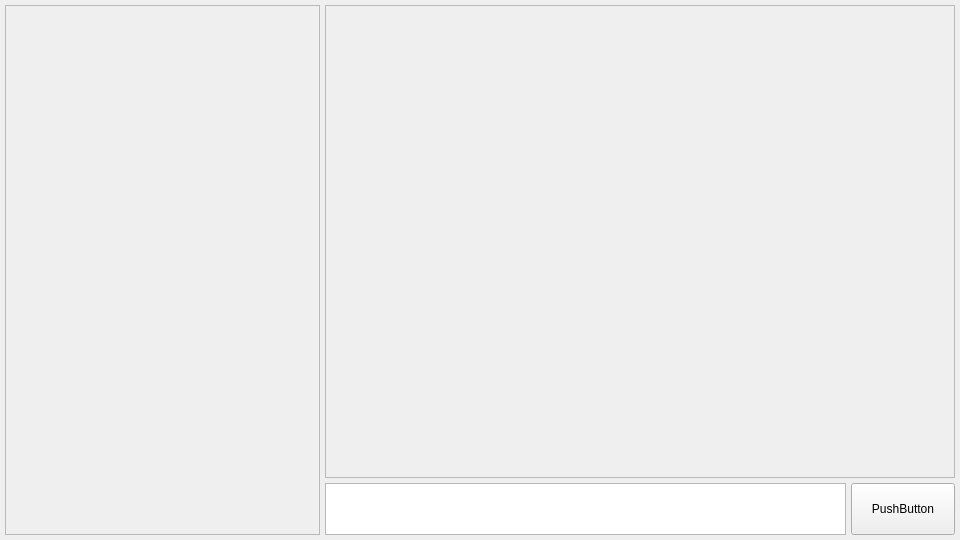
<?xml version="1.0" encoding="UTF-8"?>
<ui version="4.0">
 <class>MainWindow</class>
 <widget class="QMainWindow" name="MainWindow">
  <property name="geometry">
   <rect>
    <x>0</x>
    <y>0</y>
    <width>960</width>
    <height>540</height>
   </rect>
  </property>
  <property name="sizePolicy">
   <sizepolicy hsizetype="Minimum" vsizetype="Preferred">
    <horstretch>0</horstretch>
    <verstretch>0</verstretch>
   </sizepolicy>
  </property>
  <property name="windowTitle">
   <string>MainWindow</string>
  </property>
  <widget class="QWidget" name="centralwidget">
   <layout class="QGridLayout" name="gridLayout" rowstretch="9,1" columnstretch="1,2">
    <property name="leftMargin">
     <number>5</number>
    </property>
    <property name="topMargin">
     <number>5</number>
    </property>
    <property name="rightMargin">
     <number>5</number>
    </property>
    <property name="bottomMargin">
     <number>5</number>
    </property>
    <property name="spacing">
     <number>5</number>
    </property>
    <item row="1" column="1">
     <layout class="QHBoxLayout" name="InputArea" stretch="5,1">
      <property name="spacing">
       <number>5</number>
      </property>
      <property name="leftMargin">
       <number>0</number>
      </property>
      <property name="topMargin">
       <number>0</number>
      </property>
      <property name="rightMargin">
       <number>0</number>
      </property>
      <property name="bottomMargin">
       <number>0</number>
      </property>
      <item>
       <widget class="QTextEdit" name="InputText">
        <property name="sizePolicy">
         <sizepolicy hsizetype="MinimumExpanding" vsizetype="MinimumExpanding">
          <horstretch>0</horstretch>
          <verstretch>0</verstretch>
         </sizepolicy>
        </property>
        <property name="minimumSize">
         <size>
          <width>10</width>
          <height>10</height>
         </size>
        </property>
       </widget>
      </item>
      <item>
       <widget class="QPushButton" name="SendButton">
        <property name="sizePolicy">
         <sizepolicy hsizetype="Minimum" vsizetype="Minimum">
          <horstretch>0</horstretch>
          <verstretch>0</verstretch>
         </sizepolicy>
        </property>
        <property name="minimumSize">
         <size>
          <width>0</width>
          <height>0</height>
         </size>
        </property>
        <property name="text">
         <string>PushButton</string>
        </property>
       </widget>
      </item>
     </layout>
    </item>
    <item row="0" column="0" rowspan="2">
     <widget class="QScrollArea" name="ChatListArea">
      <property name="sizePolicy">
       <sizepolicy hsizetype="Minimum" vsizetype="Minimum">
        <horstretch>0</horstretch>
        <verstretch>0</verstretch>
       </sizepolicy>
      </property>
      <property name="widgetResizable">
       <bool>true</bool>
      </property>
      <widget class="QWidget" name="scrollAreaWidgetContents">
       <property name="geometry">
        <rect>
         <x>0</x>
         <y>0</y>
         <width>313</width>
         <height>528</height>
        </rect>
       </property>
      </widget>
     </widget>
    </item>
    <item row="0" column="1">
     <widget class="QScrollArea" name="MessageArea">
      <property name="sizePolicy">
       <sizepolicy hsizetype="Minimum" vsizetype="Expanding">
        <horstretch>0</horstretch>
        <verstretch>0</verstretch>
       </sizepolicy>
      </property>
      <property name="widgetResizable">
       <bool>true</bool>
      </property>
      <widget class="QWidget" name="MessageAreaContent">
       <property name="geometry">
        <rect>
         <x>0</x>
         <y>0</y>
         <width>628</width>
         <height>471</height>
        </rect>
       </property>
       <layout class="QGridLayout" name="MessageAreaContentLayout">
        <property name="leftMargin">
         <number>0</number>
        </property>
        <property name="topMargin">
         <number>5</number>
        </property>
        <property name="rightMargin">
         <number>0</number>
        </property>
        <property name="bottomMargin">
         <number>0</number>
        </property>
        <property name="spacing">
         <number>0</number>
        </property>
        <item row="0" column="0" colspan="2">
         <spacer name="verticalSpacer">
          <property name="orientation">
           <enum>Qt::Vertical</enum>
          </property>
          <property name="sizeHint" stdset="0">
           <size>
            <width>20</width>
            <height>40</height>
           </size>
          </property>
         </spacer>
        </item>
       </layout>
      </widget>
     </widget>
    </item>
   </layout>
  </widget>
 </widget>
 <resources/>
 <connections/>
</ui>
